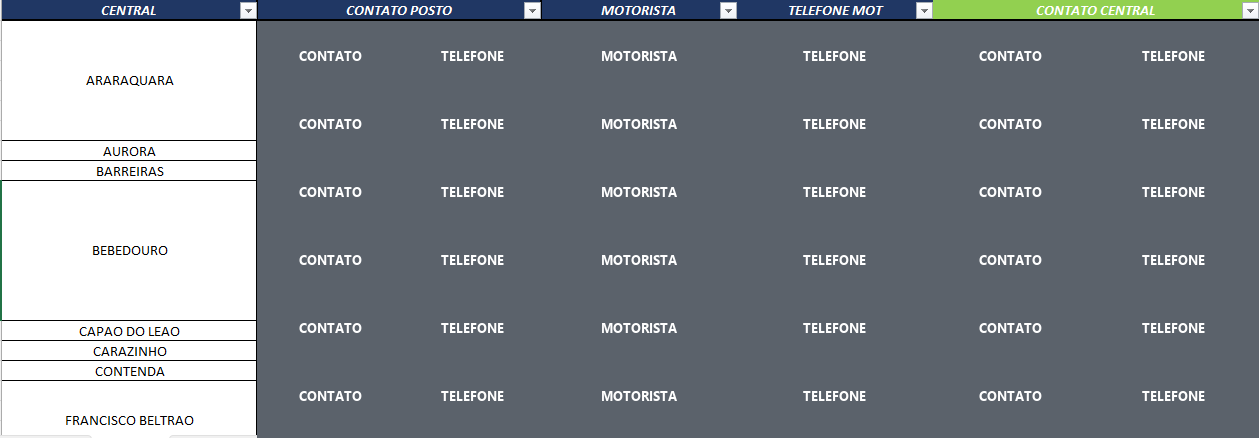
#> input picture video-training/assets/screenshots/42a3607a3cf2.png, 1259 x 438 px, found by its file name
$ python mascarar.py
#> lines starting #> are read from the running program, lines starting #| are printed output that depends on the picture
"""
mascarar.py — remove dado pessoal das capturas do POP antes de qualquer render.

Este script é o PORTÃO da produção: nada entra em `assets/screenshots/` sem
passar por aqui, e o renderizador só lê de lá. A cópia crua em
`public/procedimentos/` nunca é aberta pelo pipeline de vídeo.

Motivo, em uma frase: o vídeo é material de RH e circula para quem não tem —
nem precisa ter — acesso à agenda de contatos da operação. Ver `pop-audit.md` P0-1.

REGRA DE DECISÃO, aplicada campo a campo:

  MASCARA   telefone, e-mail, nome de pessoa usado como CONTATO.
  PRESERVA  cabeçalho de coluna, nome de cidade/central, número de OCI,
            assunto do e-mail, datas, e qualquer coisa que o aluno precise
            RECONHECER na tela.

A distinção não é estética. O objetivo do passo 2.10 é "saber onde encontrar o
contato", não decorá-lo — então a ESTRUTURA da tabela é o conteúdo didático, e
o CONTEÚDO das células é o dado a proteger.

As coordenadas não foram estimadas no olho: a grade de cada planilha foi
detectada por perfil de pixel (linhas escuras contínuas), e as faixas de texto
do e-mail por perfil de linha. Ver `mascarar-relatorio.md`, gerado por este script.

    python project/mascarar.py
"""

from __future__ import annotations

import hashlib
import json
from dataclasses import dataclass, field
from pathlib import Path

from PIL import Image, ImageDraw, ImageFont

RAIZ = Path(__file__).resolve().parents[2]
ORIGEM = RAIZ / "iara-os/apps/web/public/procedimentos/IT-ADMLUFT-001"
DESTINO = Path(__file__).resolve().parents[1] / "assets/screenshots"

# Tokens do style-guide. Tarja em tinta-fraca: legível como "aqui havia dado",
# sem imitar censura de documento vazado.
TARJA = (91, 98, 107)
TARJA_TXT = (255, 255, 255)
LINHA = (211, 214, 219)


def fonte(tam: int) -> ImageFont.FreeTypeFont:
    for nome in ("segoeuib.ttf", "segoeui.ttf", "arialbd.ttf"):
        caminho = Path("C:/Windows/Fonts") / nome
        if caminho.exists():
            return ImageFont.truetype(str(caminho), tam)
    return ImageFont.load_default()


@dataclass
class Faixa:
    """Um retângulo a mascarar, com a justificativa junto — nunca separada."""

    x0: int
    y0: int
    x1: int
    y1: int
    motivo: str
    rotulo: str = ""


@dataclass
class Alvo:
    arquivo: str
    descricao: str
    faixas: list[Faixa] = field(default_factory=list)
    preservado: list[str] = field(default_factory=list)


# --------------------------------------------------------------------------
# MANIFESTO — o que é mascarado, onde, e por quê.
# --------------------------------------------------------------------------

ALVOS: list[Alvo] = [
    Alvo(
        arquivo="42a3607a3cf2.png",
        descricao="Planilha CONTATOS LUFT — postos e centrais",
        preservado=[
            "cabeçalho das colunas (é o conteúdo didático do passo 2.10)",
            "coluna CENTRAL — nomes de cidade não são dado pessoal",
        ],
        faixas=[
            # Grade detectada: verticais em 256, 405, 540, 737, 932, 1088.
            # Banda de cabeçalho azul termina em y=18; borda até y=20.
            Faixa(257, 21, 405, 438, "nome de contato do posto", "CONTATO"),
            Faixa(406, 21, 540, 438, "telefone do posto", "TELEFONE"),
            Faixa(541, 21, 737, 438, "nome do motorista", "MOTORISTA"),
            Faixa(738, 21, 932, 438, "telefone do motorista", "TELEFONE"),
            Faixa(933, 21, 1088, 438, "nome do contato da central", "CONTATO"),
            Faixa(1089, 21, 1259, 438, "telefone da central", "TELEFONE"),
        ],
    ),
    Alvo(
        arquivo="b6e615e3f096.png",
        descricao="E-mail de recebimento da OCI",
        preservado=[
            "linha Assunto — descreve origem e destino da carga (passo 1.1)",
            "as duas linhas OCI 184957 / 184958 — é o que o aluno precisa reconhecer",
            "corpo da mensagem e data de envio",
            "razão social no rodapé — pessoa jurídica",
        ],
        faixas=[
            # Faixas de texto detectadas por perfil de linha.
            # x0 medido: o rótulo "De:" termina em x=22 e "Para:" em x=34
            # (perfil de coluna das faixas de texto). Mascarar a partir de 24/36
            # preserva o rótulo do campo e não deixa escapar a primeira letra.
            Faixa(24, 26, 380, 42, "remetente: nome + e-mail", "REMETENTE"),
            Faixa(36, 60, 1270, 78, "destinatários: nomes + e-mails", "DESTINATÁRIOS"),
            Faixa(2, 78, 180, 94, "continuação dos destinatários", ""),
            Faixa(2, 127, 125, 142, "saudação nominal", ""),
            Faixa(2, 356, 150, 372, "assinatura: nome da remetente", ""),
            # Marca d'água de Windows não ativado (P2-2).
            Faixa(975, 352, 1284, 398, "marca d'água Ativar o Windows", ""),
        ],
    ),
    Alvo(
        arquivo="242b460e7efd.png",
        descricao="Planilha de controle de OCIs — linha de lançamento",
        preservado=[
            "OCI, ORIGEM, DESTINO, U.F., DATA REC. — os campos que o aluno preenche",
            "coluna ROTA — objeto do passo 2.7",
        ],
        faixas=[
            # Verticais detectadas: ... 781, 887 delimitam MOTORISTA.
            # Cabeçalho duplo termina em y=61.
            Faixa(782, 62, 887, 225, "primeiro nome de motorista", "MOTORISTA"),
        ],
    ),
    Alvo(
        arquivo="e93c9a811c0e.png",
        descricao="Bloco AGENDAMENTO — postos, central e TAC",
        preservado=[
            "colunas DATA e HORA — o que o passo manda registrar",
            "cabeçalhos POSTOS / CENTRAL / TAC",
        ],
        faixas=[
            # Verticais: 62,126,199,263,327,397,461,525. CONTAT = 126..199 e 327..397.
            Faixa(127, 81, 199, 224, "nome do contato do posto", "CONTATO"),
            Faixa(328, 81, 397, 224, "nome do contato da central", "CONTATO"),
        ],
    ),
    Alvo(
        arquivo="c55adba2c23c.png",
        descricao="Colunas DATA COLETA e DATA DESCARGA",
        preservado=[
            "DATA REC. OCI, DATA COLETA, DATA DESCARGA — objeto dos passos 2.14/2.15",
        ],
        faixas=[
            # Verticais: 1, 96, 253, 355. MOTORISTA = 96..253.
            Faixa(97, 68, 253, 252, "nome de motorista", "MOTORISTA"),
        ],
    ),
    # Sem dado pessoal — copiadas sem alteração, mas passam pelo portão.
    Alvo(arquivo="1c66b4f5a0c3.png", descricao="Caminho de rede da planilha"),
    Alvo(arquivo="294247ef05fb.png", descricao="Lista de arquivos — planilha de contatos"),
    Alvo(arquivo="d5c9b293e917.png", descricao="Trilha de pastas CtrFrete"),
]


def aplicar(alvo: Alvo) -> dict:
    origem = ORIGEM / alvo.arquivo
    im = Image.open(origem).convert("RGB")
#> im is the input picture: PIL image 1259x438 RGB; mean R, G, B 123.6, 130, 136.6
    d = ImageDraw.Draw(im)

    for f in alvo.faixas:
        x1 = min(f.x1, im.width)
        y1 = min(f.y1, im.height)
        d.rectangle([f.x0, f.y0, x1, y1], fill=TARJA)
        if f.rotulo:
            larg = x1 - f.x0
            alt = y1 - f.y0
            tam = max(9, min(13, larg // 8))
            ft = fonte(tam)
            cx = f.x0 + larg / 2
            # Rótulo repetido, para a tarja continuar legível quando o quadro
            # mostra só um trecho da coluna. A cada 68 px, não 34: no primeiro
            # render a repetição densa virava uma parede cinza de "CONTATO /
            # TELEFONE" que chamava mais atenção que a tabela — a máscara
            # passava a ser o assunto do quadro, que é o oposto do objetivo.
            passo = 68
            n = max(1, int(alt // passo))
            for i in range(n):
                cy = f.y0 + passo / 2 + i * passo
                if cy > y1 - 6:
                    break
                d.text((cx, cy), f.rotulo, font=ft, fill=TARJA_TXT, anchor="mm")

    DESTINO.mkdir(parents=True, exist_ok=True)
    saida = DESTINO / alvo.arquivo
    im.save(saida)
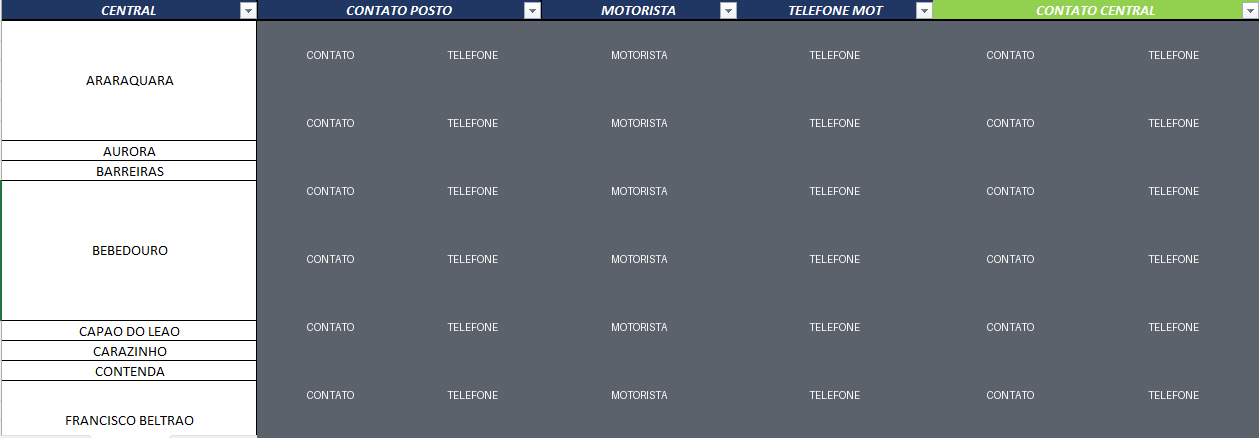
#> saved as 42a3607a3cf2.png: PIL image 1259x438 RGB; mean R, G, B 121.5, 128, 134.7

    return {
        "arquivo": alvo.arquivo,
        "descricao": alvo.descricao,
        "dimensoes": f"{im.width}×{im.height}",
        "faixas": len(alvo.faixas),
        "sha256_origem": hashlib.sha256(origem.read_bytes()).hexdigest()[:16],
        "sha256_saida": hashlib.sha256(saida.read_bytes()).hexdigest()[:16],
        "motivos": [f.motivo for f in alvo.faixas],
        "preservado": alvo.preservado,
    }


def main() -> None:
    relatorio = [aplicar(a) for a in ALVOS]
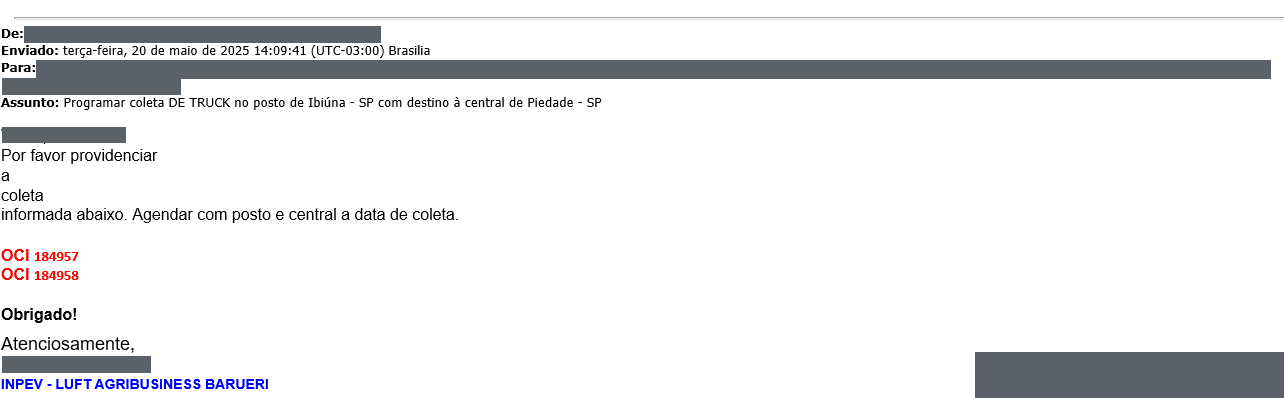
#> input picture video-training/assets/screenshots/b6e615e3f096.png, 1284 x 398 px, found by its file name
#> in aplicar, im is the input picture: PIL image 1284x398 RGB; mean R, G, B 234.6, 235, 236.5
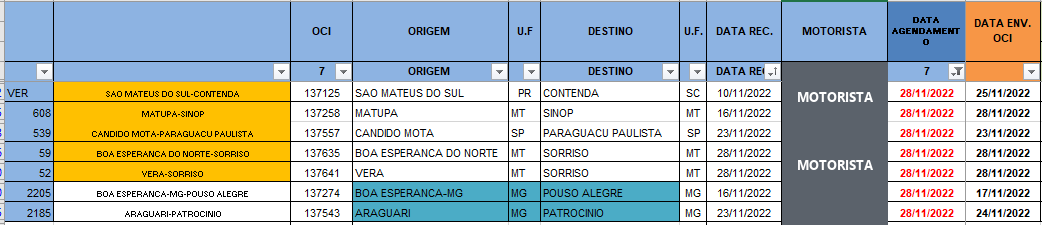
#> input picture video-training/assets/screenshots/242b460e7efd.png, 1042 x 225 px, found by its file name
#> in aplicar, im is the input picture: PIL image 1042x225 RGB; mean R, G, B 175.4, 183.7, 181.4
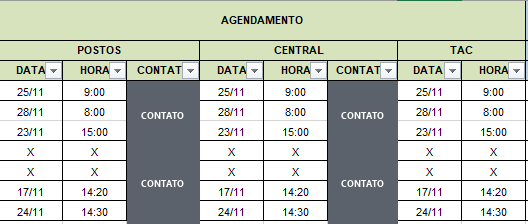
#> input picture video-training/assets/screenshots/e93c9a811c0e.png, 528 x 224 px, found by its file name
#> in aplicar, im is the input picture: PIL image 528x224 RGB; mean R, G, B 195.5, 200.7, 190.3
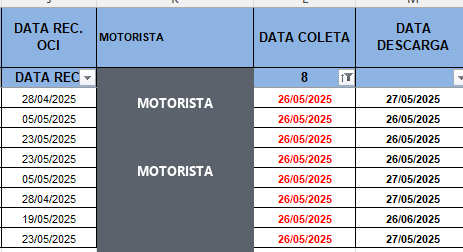
#> input picture video-training/assets/screenshots/c55adba2c23c.png, 463 x 252 px, found by its file name
#> in aplicar, im is the input picture: PIL image 463x252 RGB; mean R, G, B 167.3, 175.6, 190.1
#> in aplicar (call 5), `im.save(saida)`:
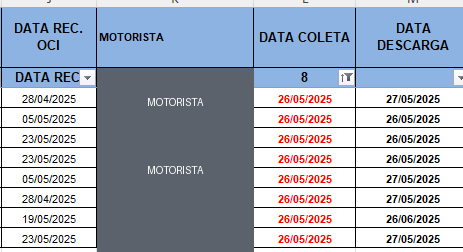
#> saved as c55adba2c23c.png: PIL image 463x252 RGB; mean R, G, B 166.6, 175, 189.5
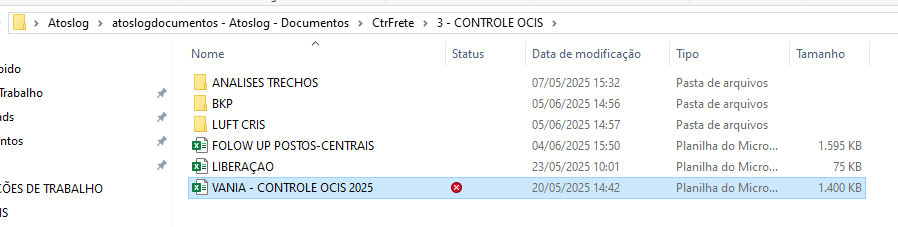
#> input picture video-training/assets/screenshots/1c66b4f5a0c3.png, 898 x 227 px, found by its file name
#> in aplicar, im is the input picture: PIL image 898x227 RGB; mean R, G, B 243.5, 245.5, 246.9

    total = sum(r["faixas"] for r in relatorio)
    destino_md = Path(__file__).resolve().parents[1] / "production/mascarar-relatorio.md"

    linhas = [
        "# mascarar-relatorio.md — o que foi removido das capturas",
        "",
        "> Gerado por `project/mascarar.py`. Não editar à mão.",
        "",
        f"**{len(relatorio)} capturas processadas · {total} faixas mascaradas.**",
        "",
        "O renderizador lê **apenas** de `assets/screenshots/`. A cópia crua em",
        "`public/procedimentos/` não é aberta pelo pipeline de vídeo.",
        "",
    ]
    for r in relatorio:
        linhas.append(f"## `{r['arquivo']}` — {r['descricao']}")
        linhas.append("")
        linhas.append(f"- Dimensões: {r['dimensoes']}")
        linhas.append(f"- SHA-256 origem: `{r['sha256_origem']}` → saída: `{r['sha256_saida']}`")
        if r["motivos"]:
            linhas.append("- **Mascarado:**")
            for m in r["motivos"]:
                linhas.append(f"  - {m}")
        else:
            linhas.append("- **Mascarado:** nada — a captura não contém dado pessoal")
        if r["preservado"]:
            linhas.append("- **Preservado deliberadamente:**")
            for p in r["preservado"]:
                linhas.append(f"  - {p}")
        linhas.append("")

    destino_md.write_text("\n".join(linhas), encoding="utf8")

    (Path(__file__).resolve().parents[1] / "assets/screenshots/manifesto.json").write_text(
        json.dumps(relatorio, ensure_ascii=False, indent=2), encoding="utf8"
    )

    print(f"{len(relatorio)} capturas, {total} faixas mascaradas -> assets/screenshots/")


if __name__ == "__main__":
#> (the run stopped early here; a loop or call above may not have finished)
